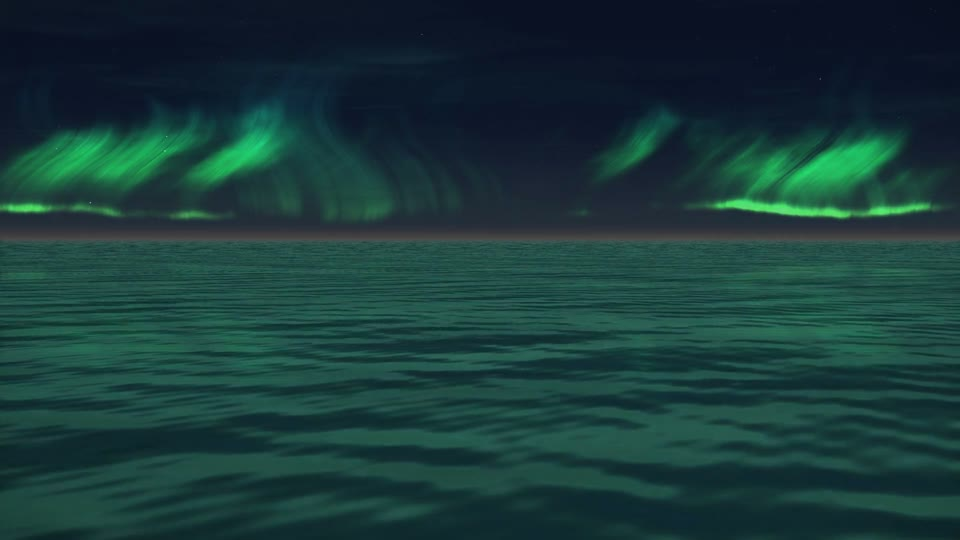
#> input picture examples/first-light.jpg, 960 x 540 px
$ python -i precision_probe.py   (imports and definitions only)   (older library calls are emulated)
#> lines starting #> are read from the running program, lines starting #| are printed output that depends on the picture
#!/usr/bin/env python3
# -*- coding: utf-8 -*-
"""precision_probe.py —— "渲染够不够精细"的量化（不看分辨率，看画面质量）。

分辨率不等于精细。可测的精细度指标：
  sharp        边缘锐度：梯度 p99 / mean（越高越"脆"，糊图会低）
  edge_width   边缘过渡宽度（像素）：越窄越锐（4K 缩到同尺寸仍应更窄）
  alias        Nyquist 附近能量占比：抗锯齿差会有高频尖峰
  banding      平滑区的色阶台阶数：渐变 8bit 直出会有明显的带
  grain        平坦区高频 σ：胶片颗粒量
  halo         高光溢出面积（>0.95 亮度占比）：泛光/写实感
  detail_ratio 细节/平滑比：Laplacian 方差 / 局部均值方差

    python scripts/precision_probe.py --video x.mp4
    python scripts/precision_probe.py --dir <目录> --out p.json --frames 24
"""
from __future__ import annotations

import argparse
import json
import os
import tempfile
import subprocess
import sys

import numpy as np

try:
    import cv2
    _HAS_CV = True
except Exception:          # 没 opencv 用 numpy/PIL 兜底，保证验收不静默跳过
    cv2 = None
    _HAS_CV = False
    from PIL import Image

    def _imread(path):
        return np.asarray(Image.open(path).convert("RGB"))[:, :, ::-1]

    def _gray(bgr):
        a = bgr[:, :, ::-1].astype(np.float32) / 255.0
        return a @ np.array([0.299, 0.587, 0.114], np.float32)

    def _sobel(g, dx, dy):
        return np.gradient(g, axis=1) if dx else np.gradient(g, axis=0)

    # [44 lines left out: functions _laplacian, _gauss, _find_knowledge, frames, not called in this run]


def analyse(frames, mask_bottom=0.0):
    """mask_bottom：裁掉底部比例（字幕区），避免"锐度"被文字抬高。"""
    sharp, ew, alias, band, grain, halo, dr = [], [], [], [], [], [], []
    for im in frames:
        if mask_bottom > 0:
            h0 = im.shape[0]
            im = im[: max(16, int(h0 * (1.0 - mask_bottom))), :, :]
        g = (cv2.cvtColor(im, cv2.COLOR_BGR2GRAY).astype(np.float32) / 255.0) if _HAS_CV else _gray(im)
        gx = _sobel(g, 1, 0) if not _HAS_CV else cv2.Sobel(g, cv2.CV_32F, 1, 0, 3)
        gy = _sobel(g, 0, 1) if not _HAS_CV else cv2.Sobel(g, cv2.CV_32F, 0, 1, 3)
        mag = np.hypot(gx, gy)
        m99 = float(np.percentile(mag, 99)); mmean = float(mag.mean()) + 1e-9
        sharp.append(m99 / mmean)
        # 边缘宽度：强边处沿梯度方向的半高宽近似（用 Laplacian/梯度比）
        lap = _laplacian(g) if not _HAS_CV else cv2.Laplacian(g, cv2.CV_32F, ksize=3)
        ew.append(float(np.mean(np.abs(lap)) / (m99 + 1e-9)))
        # 抗锯齿：频谱高频段能量
        F = np.abs(np.fft.fftshift(np.fft.fft2(g)))
        h, w = F.shape
        yy, xx = np.mgrid[0:h, 0:w]
        rr = np.hypot((yy - h / 2) / (h / 2), (xx - w / 2) / (w / 2))
        hi = F[rr > 0.9].mean(); allf = F.mean() + 1e-9
        alias.append(float(hi / allf))
        # banding：平滑区的唯一色阶数
        flat = mag < 2.0
        if flat.sum() > 1000:
            vals = (g[flat] * 255).astype(np.uint8)
            band.append(float(len(np.unique(vals)) / 255.0))
        else:
            band.append(0.0)
        # 颗粒：平坦区高频残差
        resid = g - (_gauss(g, 1.2) if not _HAS_CV else cv2.GaussianBlur(g, (0, 0), 1.2))
        grain.append(float(np.median(np.abs(resid[flat])) if flat.any() else 0.0))
        halo.append(float((g > 0.95).mean()))
        dr.append(float(lap.var() / (g.var() + 1e-9)))
    med = lambda v: round(float(np.median(v)), 4) if v else 0.0
    return dict(sharp=med(sharp), edge_width=med(ew), alias=med(alias),
                banding=med(band), grain=med(grain), halo=med(halo), detail_ratio=med(dr),
                n=len(frames))


# [32 lines left out: function main, not called in this run]


# [2 lines not run here, left out]

>>> import cv2
>>> picture = cv2.imread('../../examples/first-light.jpg', cv2.IMREAD_GRAYSCALE)
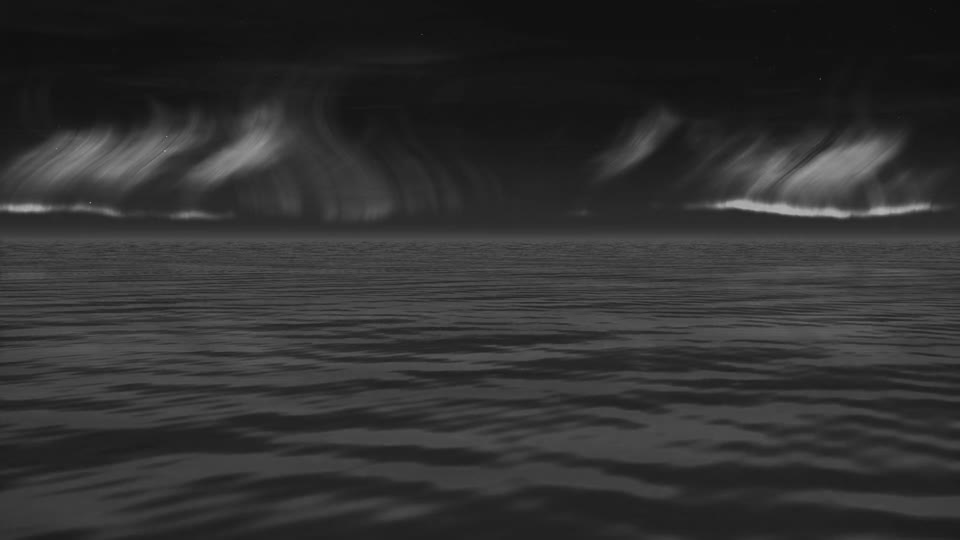
#> picture: shape (540, 960); min 12, max 179, mean 48.4
>>> result = analyse(picture)
#> the loop in analyse, `for im in frames:` made 1 pass
#> after the loop in analyse, `for im in frames:`: alias = []
#> (the run stopped early here; a loop or call above may not have finished)
